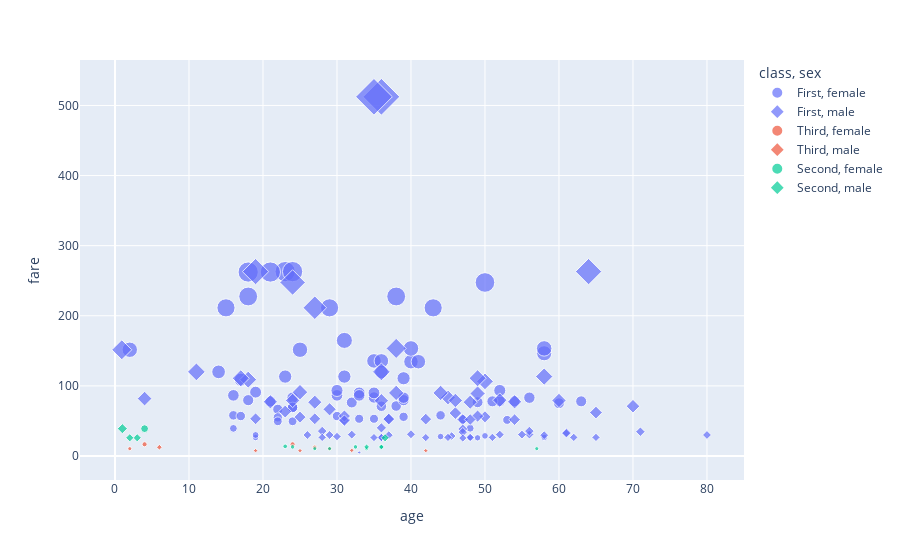

Notebook code for this chart:
### Code cell
df.dropna(inplace=True)
fig = px.scatter(df, x ='age', y='fare', color='class', symbol="sex", size='fare')
fig.show()

### Figure 1 — Plotly figure (JSON) as saved in the notebook; plotly's stock layout.template omitted (floating-point values rounded to 4 significant figures)
{"data": [{"hovertemplate": "class=First<br>sex=female<br>age=%{x}<br>fare=%{marker.size}<extra></extra>", "legendgroup": "First, female", "marker": {"color": "#636efa", "size": [71.28, 53.1, 26.55, 76.73, 263, 26.28, 66.6, 28.71, 27.72, 146.5, 113.3, 76.29, 83.47, 86.5, 153.5, 135.6, 77.96, 91.08, 151.6, 247.5, 108.9, 56.93, 83.16, 262.4, 164.9, 134.5, 135.6, 57.98, 134.5, 263, 55, 75.25, 69.3, 113.3, 90, 120, 90, 78.27, 151.6, 86.5, 93.5, 57.98, 49.5, 71, 39.6, 79.65, 51.48, 55.9, 110.9, 79.65, 78.27, 153.5, 77.96, 69.3, 211.3, 227.5, 49.5, 227.5, 211.3, 262.4, 86.5, 120, 77.96, 211.3, 57, 25.93, 53.1, 93.5, 83.16, 39.4, 25.93, 52.55, 83.16, 30], "sizemode": "area", "sizeref": 1.281, "symbol": "circle"}, "mode": "markers", "name": "First, female", "orientation": "v", "showlegend": true, "type": "scatter", "x": [38, 35, 58, 49, 23, 19, 22, 50, 44, 58, 31, 32, 35, 30, 58, 35, 63, 19, 2, 50, 17, 30, 24, 18, 31, 40, 36, 16, 41, 24, 22, 60, 24, 23, 33, 14, 35, 54, 25, 16, 30, 44, 22, 36, 48, 39, 53, 39, 39, 18, 52, 40, 21, 24, 15, 18, 24, 38, 29, 21, 33, 36, 51, 43, 17, 49, 33, 52, 39, 16, 48, 47, 56, 19], "xaxis": "x", "y": [71.28, 53.1, 26.55, 76.73, 263, 26.28, 66.6, 28.71, 27.72, 146.5, 113.3, 76.29, 83.47, 86.5, 153.5, 135.6, 77.96, 91.08, 151.6, 247.5, 108.9, 56.93, 83.16, 262.4, 164.9, 134.5, 135.6, 57.98, 134.5, 263, 55, 75.25, 69.3, 113.3, 90, 120, 90, 78.27, 151.6, 86.5, 93.5, 57.98, 49.5, 71, 39.6, 79.65, 51.48, 55.9, 110.9, 79.65, 78.27, 153.5, 77.96, 69.3, 211.3, 227.5, 49.5, 227.5, 211.3, 262.4, 86.5, 120, 77.96, 211.3, 57, 25.93, 53.1, 93.5, 83.16, 39.4, 25.93, 52.55, 83.16, 30], "yaxis": "y"}, {"hovertemplate": "class=First<br>sex=male<br>age=%{x}<br>fare=%{marker.size}<extra></extra>", "legendgroup": "First, male", "marker": {"color": "#636efa", "size": [51.86, 35.5, 263, 61.98, 83.47, 61.17, 34.65, 63.36, 77.29, 52, 247.5, 77.29, 53.1, 79.2, 33.5, 30.7, 31, 90, 90, 52.55, 26.55, 79.65, 0, 29.7, 151.6, 28.5, 153.5, 66.6, 55.44, 211.5, 120, 26.55, 55.9, 263, 81.86, 30.5, 27.75, 89.1, 26.55, 26.55, 38.5, 91.08, 29.7, 30.5, 108.9, 26.29, 34.02, 26.55, 106.4, 110.9, 26.39, 40.12, 79.2, 56.93, 52.55, 32.32, 30, 30.5, 76.73, 35.5, 113.3, 25.59, 52, 512.3, 76.73, 57, 110.9, 26.29, 26.29, 52, 53.1, 512.3, 78.85, 71, 53.1, 30, 79.2, 120, 0, 26.55, 50.5, 5, 30], "sizemode": "area", "sizeref": 1.281, "symbol": "diamond"}, "mode": "markers", "name": "First, male", "orientation": "v", "showlegend": true, "type": "scatter", "x": [54, 28, 19, 65, 45, 46, 71, 23, 21, 47, 24, 54, 37, 24, 61, 56, 40, 38, 44, 37, 62, 52, 40, 37, 0.92, 45.5, 38, 29, 25, 27, 36, 28, 50, 64, 4, 52, 30, 49, 65, 48, 47, 25, 58, 55, 18, 36, 47, 45, 50, 17, 36, 36, 60, 49, 42, 61, 80, 32, 48, 56, 58, 47, 31, 36, 27, 31, 49, 35, 42, 48, 27, 35, 36, 70, 19, 29, 46, 11, 39, 51, 31, 33, 26], "xaxis": "x", "y": [51.86, 35.5, 263, 61.98, 83.47, 61.17, 34.65, 63.36, 77.29, 52, 247.5, 77.29, 53.1, 79.2, 33.5, 30.7, 31, 90, 90, 52.55, 26.55, 79.65, 0, 29.7, 151.6, 28.5, 153.5, 66.6, 55.44, 211.5, 120, 26.55, 55.9, 263, 81.86, 30.5, 27.75, 89.1, 26.55, 26.55, 38.5, 91.08, 29.7, 30.5, 108.9, 26.29, 34.02, 26.55, 106.4, 110.9, 26.39, 40.12, 79.2, 56.93, 52.55, 32.32, 30, 30.5, 76.73, 35.5, 113.3, 25.59, 52, 512.3, 76.73, 57, 110.9, 26.29, 26.29, 52, 53.1, 512.3, 78.85, 71, 53.1, 30, 79.2, 120, 0, 26.55, 50.5, 5, 30], "yaxis": "y"}, {"hovertemplate": "class=Third<br>sex=female<br>age=%{x}<br>fare=%{marker.size}<extra></extra>", "legendgroup": "Third, female", "marker": {"color": "#EF553B", "size": [16.7, 10.46, 10.46, 16.7, 12.47], "sizemode": "area", "sizeref": 1.281, "symbol": "circle"}, "mode": "markers", "name": "Third, female", "orientation": "v", "showlegend": true, "type": "scatter", "x": [4, 2, 29, 24, 27], "xaxis": "x", "y": [16.7, 10.46, 10.46, 16.7, 12.47], "yaxis": "y"}, {"hovertemplate": "class=Third<br>sex=male<br>age=%{x}<br>fare=%{marker.size}<extra></extra>", "legendgroup": "Third, male", "marker": {"color": "#EF553B", "size": [7.65, 8.05, 7.65, 7.65, 12.47], "sizemode": "area", "sizeref": 1.281, "symbol": "diamond"}, "mode": "markers", "name": "Third, male", "orientation": "v", "showlegend": true, "type": "scatter", "x": [25, 32, 42, 19, 6], "xaxis": "x", "y": [7.65, 8.05, 7.65, 7.65, 12.47], "yaxis": "y"}, {"hovertemplate": "class=Second<br>sex=female<br>age=%{x}<br>fare=%{marker.size}<extra></extra>", "legendgroup": "Second, female", "marker": {"color": "#00cc96", "size": [10.5, 13, 13, 13, 13.79, 10.5, 39, 10.5, 10.5], "sizemode": "area", "sizeref": 1.281, "symbol": "circle"}, "mode": "markers", "name": "Second, female", "orientation": "v", "showlegend": true, "type": "scatter", "x": [29, 32.5, 36, 24, 23, 34, 4, 27, 57], "xaxis": "x", "y": [10.5, 13, 13, 13, 13.79, 10.5, 39, 10.5, 10.5], "yaxis": "y"}, {"hovertemplate": "class=Second<br>sex=male<br>age=%{x}<br>fare=%{marker.size}<extra></extra>", "legendgroup": "Second, male", "marker": {"color": "#00cc96", "size": [13, 26, 39, 26, 12.88, 26], "sizemode": "area", "sizeref": 1.281, "symbol": "diamond"}, "mode": "markers", "name": "Second, male", "orientation": "v", "showlegend": true, "type": "scatter", "x": [34, 36.5, 1, 3, 36, 2], "xaxis": "x", "y": [13, 26, 39, 26, 12.88, 26], "yaxis": "y"}], "layout": {"legend": {"itemsizing": "constant", "title": {"text": "class, sex"}, "tracegroupgap": 0}, "margin": {"t": 60}, "xaxis": {"anchor": "y", "domain": [0, 1], "title": {"text": "age"}}, "yaxis": {"anchor": "x", "domain": [0, 1], "title": {"text": "fare"}}}}
